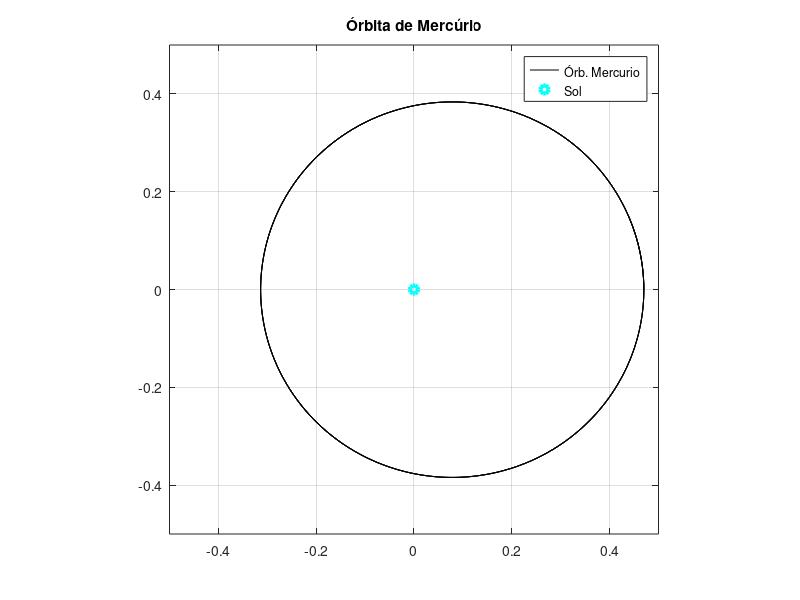
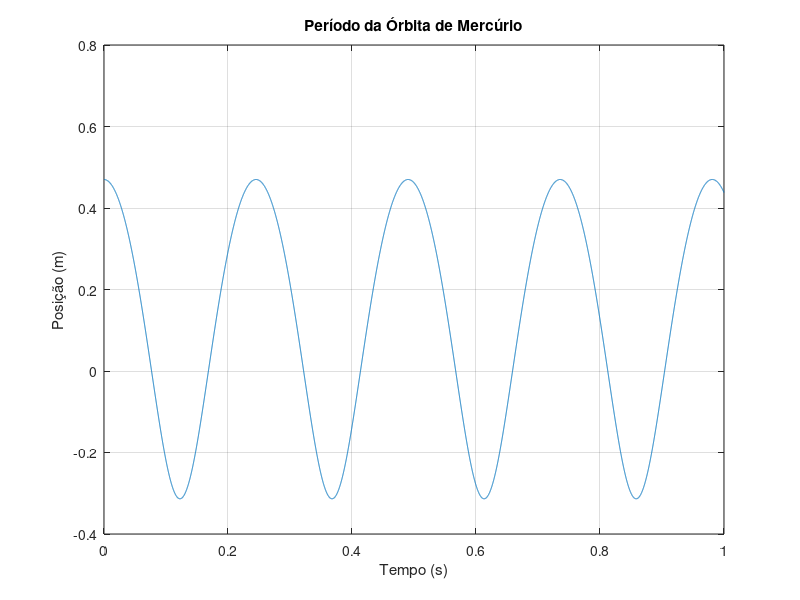

Reproduce these figures in MATLAB, in order. (Note: this script raises an error after producing the figures.)
close all
clear all
clc

% Alínea a)

% Definição de Variáveis

GMs=4*(pi^2);

tempo_inicial=0;
delta_t=0.0001;
tempo_final=1;

t=tempo_inicial:delta_t:tempo_final;

% Começamos no sitio mais afastado do Sol
posicao_inicial_X=0.47;
posicao_inicial_Y=0;

velocidade_inicial_X=0;
velocidade_inicial_Y=8.2;

N=length(t);

posicao_X=zeros(1,N);
posicao_X(1)=posicao_inicial_X;
posicao_Y=zeros(1,N);
posicao_Y(1)=posicao_inicial_Y;

velocidade_X=zeros(1,N);
velocidade_X(1)=velocidade_inicial_X;
velocidade_Y=zeros(1,N);
velocidade_Y(1)=velocidade_inicial_Y;


for i=1:N-1
    
    r=sqrt(posicao_X(i)^2 + posicao_Y(i)^2);
    
    aceleracao_X=-((GMs*posicao_X(i))/(r^3));
    aceleracao_Y=-((GMs*posicao_Y(i))/(r^3));
    
    velocidade_X(i+1)=velocidade_X(i) + aceleracao_X*delta_t;
    velocidade_Y(i+1)=velocidade_Y(i) + aceleracao_Y*delta_t;
    
    posicao_X(i+1)=posicao_X(i)+velocidade_X(i+1)*delta_t;
    posicao_Y(i+1)=posicao_Y(i)+velocidade_Y(i+1)*delta_t;
    
end

figure(1)

plot(posicao_X,posicao_Y,'-k')
hold on
plot(0,0,'oc','LineWidth',3)
title('Órbita de Mercúrio')
legend('Órb. Mercurio','Sol')
grid on
axis([-0.5 0.5 -0.5 0.5])
set(gca,'PlotBoxAspectRatio',[1 1 1])

figure(2)

plot(t,posicao_X)
title('Período da Órbita de Mercúrio')
grid on
ylabel('Posição (m)')
xlabel('Tempo (s)')


% Alínea b)

% Vamos identificar os indices que sao máximos, vamos ajustar uma 
%parabola aos 3 pontos de cima da função do periodo

t_max=[];
% posicao_X_max=[];

for i=2:N-1
    
    if posicao_X(i) > posicao_X(i-1) && posicao_X(i) > posicao_X(i+1)
        
        aux=lagr(t(i-1:i+1),posicao_X(i-1:i+1));
        t_max=[t_max, aux(1)];
%         posicao_X_max=[posicao_X_max, aux(2)];
        
    end
    
end

N_max=length(t_max);
T_med=0; % ---> período médio

for i=1:N_max-1
    
    T_med=T_med +t_max(i+1)-t_max(i);
    
end

T_med = T_med/(N_max-1);

% OU

T=((t_max(N_max)-t_max(1))/(N_max-1)); % ---> Período

fprintf('O período da Orbita de Mercúrio em torno do Sol é de %f (rad/s).\n',T)

